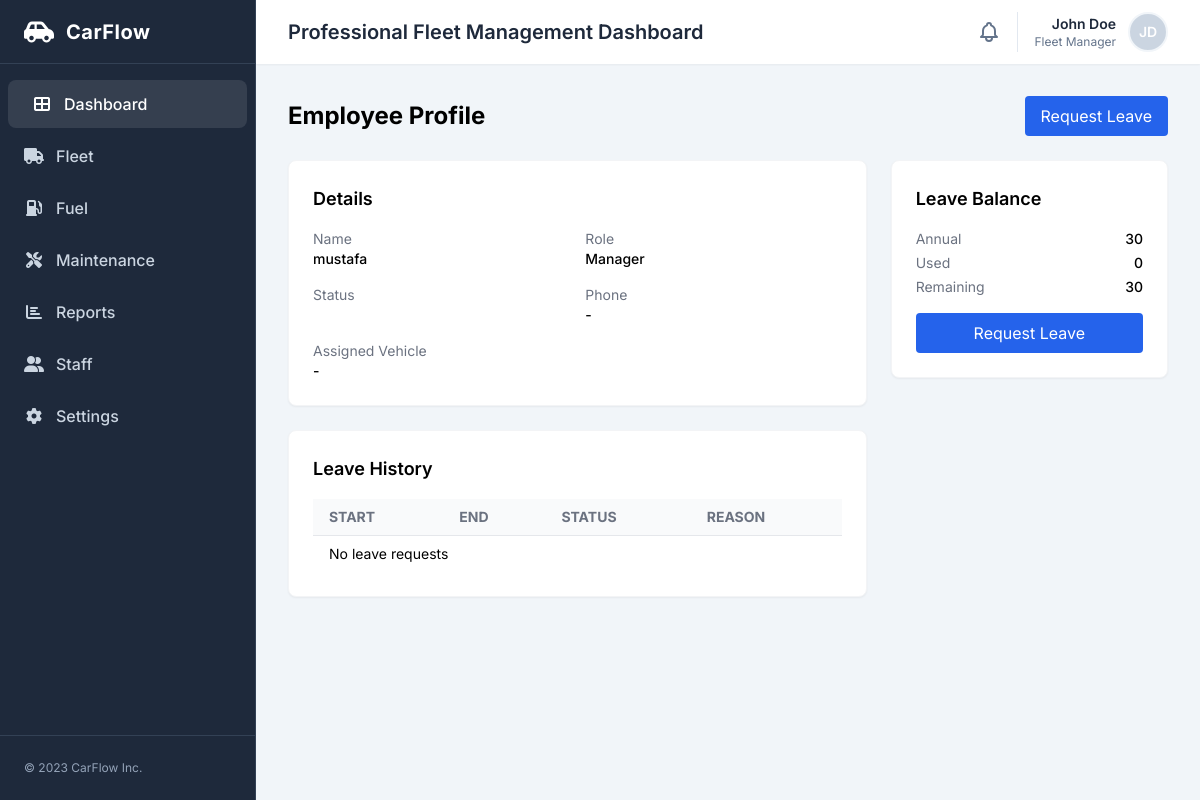
Before: /staff/1/profile/ (signed in) with the older database file.
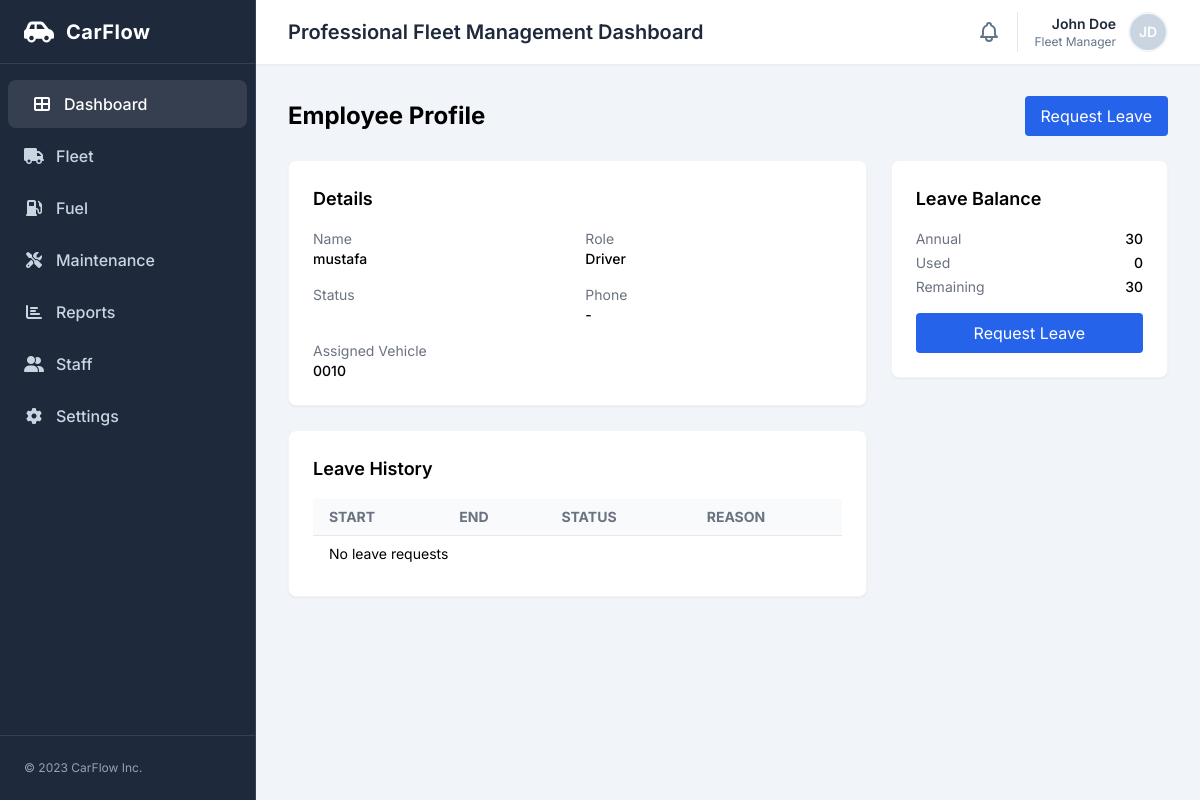
After: the same page with the newer database file.
### staff/models.py (models this page shows, shortened)
class Employee(models.Model):
    ROLE_CHOICES = [
        ("driver", "Driver"),
        ("staff", "Staff"),
        ("manager", "Manager"),
    ]
    user = models.OneToOneField(
        settings.AUTH_USER_MODEL,
        on_delete=models.CASCADE
    )
    role = models.CharField(
        max_length=20,
        choices=ROLE_CHOICES,
        default="staff"
    )
    phone = models.CharField(max_length=20, blank=True)
    photo = models.ImageField(
        upload_to="employee_photos/",
        null=True,
        blank=True
    )
    created_at = models.DateTimeField(auto_now_add=True)

### accounts/models.py (models this page shows, shortened)
class DriverAssignment(models.Model):
    driver = models.ForeignKey(settings.AUTH_USER_MODEL, on_delete=models.CASCADE, related_name="driver_assignments")
    car = models.ForeignKey(Car, on_delete=models.CASCADE, related_name="driver_assignments")
    region = models.ForeignKey("accounts.Region", on_delete=models.SET_NULL, null=True, blank=True, related_name="driver_assignments")
    start_date = models.DateField()
    end_date = models.DateField(null=True, blank=True)
    active = models.BooleanField(default=True)
    notes = models.CharField(max_length=255, blank=True)
    class Meta:
        ordering = ["-start_date"]
        indexes = [models.Index(fields=["driver", "car", "active"])]
        constraints = [
            models.UniqueConstraint(fields=["driver", "car", "active"], name="unique_active_assignment")
        ]

### fleet/models.py (models this page shows, shortened)
class Car(models.Model):
    STATUS_CHOICES = [
        ("available", "Available"),
        ("assigned", "Assigned"),
        ("maintenance", "Maintenance"),
        ("inactive", "Inactive"),
    ]
    VEHICLE_TYPE_CHOICES = [
        ("Sedan", "Sedan"),
        ("Reefer Van", "Chiller Van"),
        ("Reefer Truck", "Reefer Truck"),
        ("Reefer Pickup", "Reefer Pickup"),
    ]
    plate_number = models.CharField(max_length=20, unique=True, db_index=True)
    brand = models.CharField(max_length=100, default='Unknown')
    vehicle_type = models.CharField(max_length=100, choices=VEHICLE_TYPE_CHOICES, verbose_name="Vehicle Type", default="Sedan")
    year = models.PositiveIntegerField()
    vin = models.CharField(max_length=64, blank=True)
    status = models.CharField(
        max_length=20,
        choices=STATUS_CHOICES,
        default="available",
        db_index=True,
    )
    region = models.ForeignKey(
        "accounts.Region",
        on_delete=models.SET_NULL,
        null=True,
        blank=True,
        related_name="cars",
    )
    notes = models.TextField(blank=True)
    created_at = models.DateTimeField(auto_now_add=True)
    class Meta:
        ordering = ["plate_number"]

### staff/views.py (the view)
# urls.py: path("<int:id>/profile/", views.employee_profile, name="profile"),
@login_required
def employee_profile(request, id):
    employee = get_object_or_404(Employee.objects.select_related("user"), pk=id)
    assignment = (
        DriverAssignment.objects.filter(active=True, driver=employee.user)
        .select_related("car")
        .first()
    )
    balance, _ = LeaveBalance.objects.get_or_create(employee=employee)
    remaining = (balance.annual_leave_days or 0) - (balance.used_leave_days or 0)
    leaves = LeaveRequest.objects.filter(employee=employee).order_by("-created_at")
    context = {
        "employee": employee,
        "assignment": assignment,
        "balance": balance,
        "remaining_leave_days": remaining,
        "leaves": leaves,
    }
    return render(request, "staff/employee_profile.html", context)

### staff/templates/staff/employee_profile.html (shortened to what this page needs)
{% extends "base.html" %}
{% block content %}
<div class="flex items-center justify-between">
  <h1 class="text-2xl font-bold">Employee Profile</h1>
  <a href="{% url 'staff:leave_request' %}" class="px-4 py-2 bg-blue-600 text-white rounded">Request Leave</a>
  </div>
<div class="mt-6 grid grid-cols-1 lg:grid-cols-3 gap-6">
  <div class="lg:col-span-2 space-y-6">
    <div class="bg-white rounded-lg shadow-sm border border-gray-100 p-6">
      <h2 class="text-lg font-semibold mb-4">Details</h2>
      <div class="grid grid-cols-1 md:grid-cols-2 gap-4 text-sm">
        <div>
          <div class="text-gray-500">Name</div>
          <div class="font-medium">{{ employee.user.get_full_name|default:employee.user.username }}</div>
        </div>
        <div>
          <div class="text-gray-500">Role</div>
          <div class="font-medium capitalize">{{ employee.role }}</div>
        </div>
        <div>
          <div class="text-gray-500">Status</div>
        </div>
        <div>
          <div class="text-gray-500">Phone</div>
          <div class="font-medium">{{ employee.phone|default:"-" }}</div>
        </div>
        <div>
          <div class="text-gray-500">Assigned Vehicle</div>
          <div class="font-medium">{% if assignment and assignment.car %}{{ assignment.car.plate_number }}{% else %}-{% endif %}</div>
        </div>
      </div>
    </div>
    <div class="bg-white rounded-lg shadow-sm border border-gray-100 p-6">
      <h2 class="text-lg font-semibold mb-4">Leave History</h2>
      <div class="overflow-x-auto">
        <table class="min-w-full divide-y divide-gray-200 text-sm">
          <thead class="bg-gray-50">
            <tr>
              <th class="px-4 py-2 text-left text-gray-500 uppercase">Start</th>
              <th class="px-4 py-2 text-left text-gray-500 uppercase">End</th>
              <th class="px-4 py-2 text-left text-gray-500 uppercase">Status</th>
              <th class="px-4 py-2 text-left text-gray-500 uppercase">Reason</th>
            </tr>
          </thead>
          <tbody class="bg-white divide-y divide-gray-200">
            {% for lr in leaves %}
            <tr>
              <td class="px-4 py-2">{{ lr.start_date }}</td>
              <td class="px-4 py-2">{{ lr.end_date }}</td>
              <td class="px-4 py-2 capitalize">{{ lr.status }}</td>
              <td class="px-4 py-2">{{ lr.reason|default:"-" }}</td>
            </tr>
            {% empty %}
            <tr><td class="px-4 py-2" colspan="4">No leave requests</td></tr>
            {% endfor %}
          </tbody>
        </table>
      </div>
    </div>
  </div>
  <div>
    <div class="bg-white rounded-lg shadow-sm border border-gray-100 p-6">
      <h2 class="text-lg font-semibold mb-4">Leave Balance</h2>
      <div class="text-sm">
        <div class="flex justify-between"><span class="text-gray-500">Annual</span><span class="font-medium">{{ balance.annual_leave_days }}</span></div>
        <div class="flex justify-between mt-1"><span class="text-gray-500">Used</span><span class="font-medium">{{ balance.used_leave_days }}</span></div>
        <div class="flex justify-between mt-1"><span class="text-gray-500">Remaining</span><span class="font-medium">{{ remaining_leave_days }}</span></div>
      </div>
      <a href="{% url 'staff:leave_request' %}" class="mt-4 inline-block w-full text-center px-4 py-2 bg-blue-600 text-white rounded">Request Leave</a>
    </div>
  </div>
</div>
{% endblock %}

Changed rows visible on the page:
changed Employee "mustafa": role "Manager" → "Driver"
added DriverAssignment: car.plate_number "0010"
